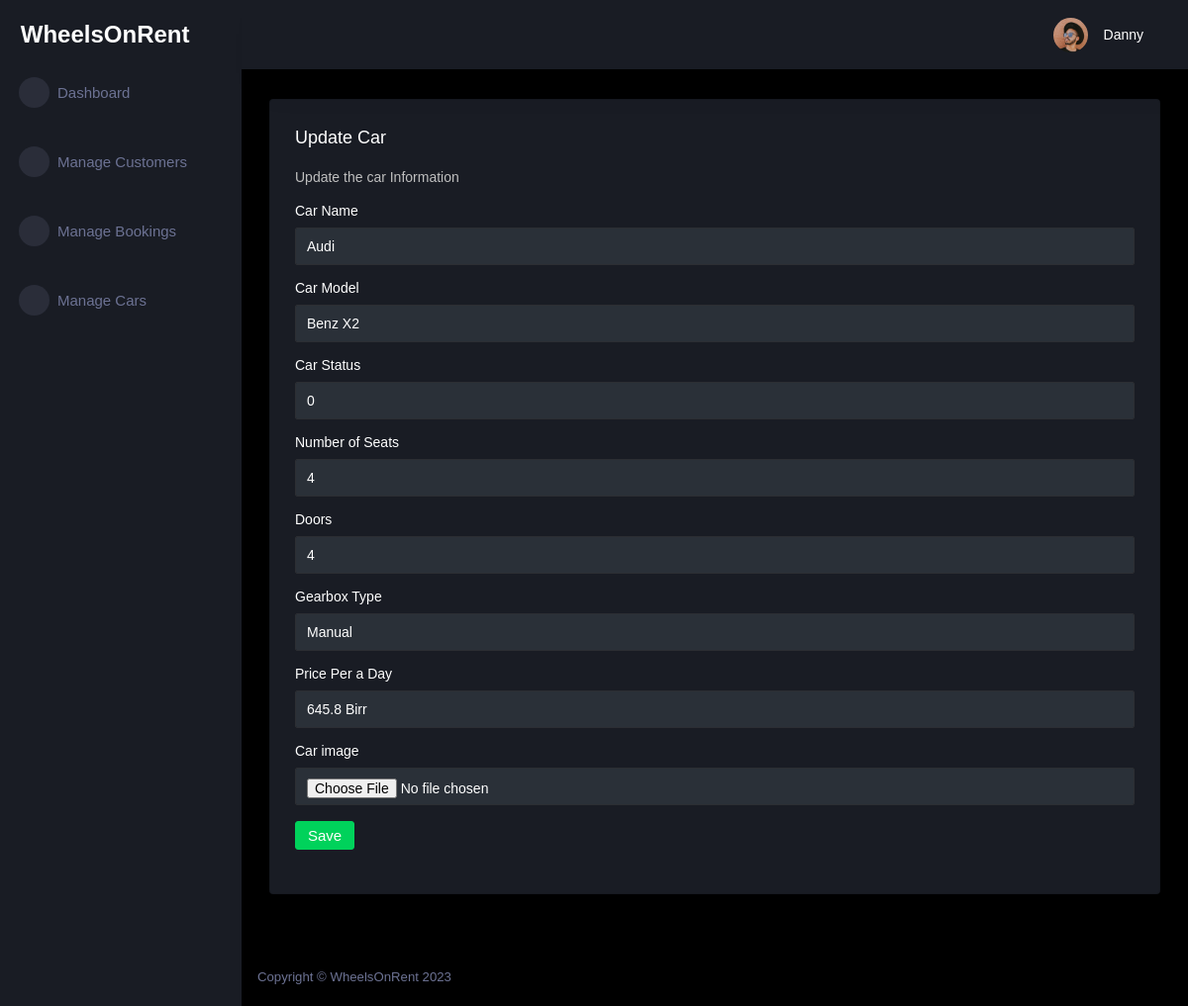
Screenshot of /wheels_on_rent/car/10/update (signed in) with the database file from the repository.
### car_rental/models/customer.py (models this page shows)
class Customer(db.Model):
    id = db.Column(db.Integer, primary_key=True)
    name = db.Column(db.String(255), nullable=False)
    last_name = db.Column(db.String(255), nullable=False)
    phone_number = db.Column(db.String(255), nullable=False)
    email = db.Column(db.String(255), unique=True, nullable=False)
    password = db.Column(db.String(255), nullable=False)
    role = db.Column(db.Integer, default=0)

### car_rental/models/car.py (models this page shows)
class Car(db.Model):
    id = db.Column(db.Integer, primary_key=True)
    name = db.Column(db.String(255), nullable=False)
    model = db.Column(db.String(255), nullable=False)
    status = db.Column(db.String(255), nullable=False)
    seat = db.Column(db.Integer, nullable=False)
    door = db.Column(db.Integer, nullable=False)
    gearbox = db.Column(db.String(255), nullable=False)
    image = db.Column(db.LargeBinary, nullable=False)
    price = db.Column(db.String(255), nullable=False)

### car_rental/views/car.py (the view, shortened to what this page needs)
@bp.route('/<int:id>/update', methods=('GET', 'POST'))
@login_required
def update(id):
    car = get_car(id)
    return render_template('admin/car_update.html', car=car)

### car_rental/views/car.py (called while the page is built)
def get_car(id, check_author=True):
    car = db.session.query(Car).filter_by(id=id).first()
    if car is None:
        abort(404, f"Car id {id} doesn't exist.")
    return car

### car_rental/views/customer.py (called while the page is built)
@bp.before_app_request
def load_logged_in_customer():
    customer_id = session.get('customer_id')
    if customer_id is None:
        g.customer = None
    else:
        g.customer = Customer.query.get(customer_id)

def login_required(view):
    @functools.wraps(view)
    def wrapped_view(**kwargs):
        if g.customer is None:
            return redirect(url_for('customer.login'))
        return view(**kwargs)
    return wrapped_view

### car_rental/templates/admin/car_update.html
{% extends 'admin/admin_base.html' %}
{% block content %}
<div class="content-wrapper">
  <div class="row">
    <div class="col-md-12 grid-margin stretch-card">
      <div class="card">
        <div class="card-body">
          <h4 class="card-title">Update Car</h4>
          <p class="card-description"> Update the car Information </p>
            <form class="forms-sample" method="post" enctype="multipart/form-data">
              <div class="form-group">
            <label for="name">Car Name</label>
            <input class="form-control" name="name" id="name" value="{{ request.form['name'] or car['name'] }}" required>
              </div>
            <div class="form-group">
            <label for="model">Car Model</label>
            <input class="form-control" name="model" id="model" value="{{ request.form['model'] or car['model'] }}" required>
          </div>
            <div class="form-group">
            <label for="status">Car Status</label>
            <input class="form-control" name="status" id="status" value="{{ request.form['status'] or car['status'] }}" required>
          </div>
            <div class="form-group">
            <label for="seat">Number of Seats</label>
            <input class="form-control" name="seat" id="seat" value="{{ request.form['seat'] or car['seat'] }}" required>
          </div>
            <div class="form-group">
            <label for="door">Doors</label>
            <input class="form-control" name="door" id="door" value="{{ request.form['door'] or car['door'] }}" required>
          </div>
            <div class="form-group">
            <label for="gearbox">Gearbox Type</label>
            <input class="form-control" name="gearbox" id="gearbox" value="{{ request.form['gearbox'] or car['gearbox'] }}" required>
            </div>
	    <div class="form-group">
            <label for="price">Price Per a Day</label>
            <input class="form-control" name="price" id="gearbox" value="{{ request.form['price'] or car['price'] }}" required>
	    </div>
            <div class="form-group">
            <label for="image">Car image</label>
            <input class="form-control" type="file" name="image" id="image" accept="image/*">
          </div>
            <div class="form-group">
            <input class="btn btn-success" type="submit" value="Save">
          </div>
          </form>
        </div>
      </div>
    </div>
  </div>
</div>
{% endblock %}

### car_rental/templates/admin/admin_base.html (shortened to what this page needs)
<!DOCTYPE html>
<html lang="en">
<head>
    <link rel="stylesheet" href="https://cdn.jsdelivr.net/npm/bootstrap@4.0.0/dist/css/bootstrap.min.css">
    <link rel="stylesheet" href="{{ url_for('static', filename='assets/admin/assets/vendors/mdi/css/materialdesignicons.min.css')}}">
    <link rel="stylesheet" href="{{ url_for('static', filename='assets/admin/assets/vendors/css/vendor.bundle.base.css')}}">
    <link rel="stylesheet" href="{{ url_for('static', filename='assets/admin/assets/vendors/jvectormap/jquery-jvectormap.css')}}">
    <link rel="stylesheet" href="{{ url_for('static', filename='assets/admin/assets/vendors/flag-icon-css/css/flag-icon.min.css')}}">
    <link rel="stylesheet" href="{{ url_for('static', filename='assets/admin/assets/vendors/owl-carousel-2/owl.carousel.min.css')}}">
    <link rel="stylesheet" href="{{ url_for('static', filename='assets/admin/assets/vendors/owl-carousel-2/owl.theme.default.min.css')}}">
    <link rel="stylesheet" href="{{ url_for('static', filename='assets/admin/assets/css/style.css')}}">
</head>
<body>
    {% if g.customer['role'] == 1 %}
    <div class="container-scroller">
        <nav class="sidebar sidebar-offcanvas" id="sidebar">
            <div class="sidebar-brand-wrapper d-none d-lg-flex align-items-center justify-content-center fixed-top">
                <a class="sidebar-brand brand-logo" href="{{ url_for('customer.admin_dashboard') }}" style="text-decoration: none; color: white; font-size: 24px; font-weight: bold; font-family: Verdana, Geneva, Tahoma, sans-serif;">WheelsOnRent</a>
            </div>
            <ul class="nav">
                <li class="nav-item menu-items">
                    <a class="nav-link" href="{{ url_for('customer.admin_dashboard') }}">
                        <span class="menu-icon">
                <i class="mdi mdi-speedometer"></i>
              </span>
                        <span class="menu-title">Dashboard</span>
                    </a>
                </li>
                <br>
                <li class="nav-item menu-items">
                    <a class="nav-link" href="{{ url_for('customer.index') }}">
                        <span class="menu-icon">
                <i class="mdi mdi-playlist-play"></i>
              </span>
                        <span class="menu-title">Manage Customers</span>
                    </a>
                </li>
                <br>
                <li class="nav-item menu-items">
                    <a class="nav-link" href="{{ url_for('booking.index') }}">
                        <span class="menu-icon">
                <i class="mdi mdi-table-large"></i>
              </span>
                        <span class="menu-title">Manage Bookings</span>
                    </a>
                </li>
                <br>
                <li class="nav-item menu-items">
                    <a class="nav-link" href="{{ url_for('car.index') }}">
                        <span class="menu-icon">
                <i class="mdi mdi-car"></i>
              </span>
                        <span class="menu-title">Manage Cars</span>
                    </a>
                </li>
            </ul>
        </nav>
        <div class="container-fluid page-body-wrapper">
            <nav class="navbar p-0 fixed-top d-flex flex-row">
                <div class="navbar-menu-wrapper flex-grow d-flex align-items-stretch">
                    <button class="navbar-toggler navbar-toggler align-self-center" type="button" data-toggle="minimize">
              <span class="mdi mdi-menu"></span>
            </button>
                    <ul class="navbar-nav navbar-nav-right">
                        <li class="nav-item nav-settings d-none d-lg-block">
                            <a class="nav-link" href="#">
                                <i class="mdi mdi-view-grid"></i>
                            </a>
                        </li>
                        <li class="nav-item dropdown">
                            <a class="nav-link" id="profileDropdown" href="#" data-toggle="dropdown">
                                <div class="navbar-profile">
                                    <img class="img-xs rounded-circle" src="{{ url_for('static', filename='assets/admin/assets/images/faces/face15.jpg')}}" alt="">
                                    <p class="mb-0 d-none d-sm-block navbar-profile-name">{{ g.customer['name'] }}</p>
                                    <i class="mdi mdi-menu-down d-none d-sm-block"></i>
                                </div>
                            </a>
                        </li>
                    </ul>
                </div>
            </nav>
            <div class="main-panel">
                {% block content %}{% endblock %}
                <footer class="footer">
                    <div class="d-sm-flex justify-content-center justify-content-sm-between">
                        <span class="text-muted d-block text-center text-sm-left d-sm-inline-block">Copyright © WheelsOnRent 2023</span>
                    </div>
                </footer>
            </div>
        </div>
    </div>
    {% else %}
    <div class="container">
        <div class="alert alert-danger">
            <p>You do not have permission to view this page.</p>
        </div>
    </div>
    {% endif %}
</body>
</html>

### rows the page displays
Customer: customer.name "Danny"
Car: name "Audi", model "Benz X2", status "0", seat "4", door "4", gearbox "Manual", price "645.8 Birr"
